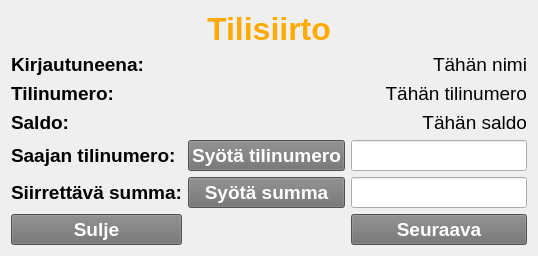
     <widget class="QWidget" name="transferPage">
      <layout class="QVBoxLayout" name="verticalLayout_6">
       <item>
        <layout class="QGridLayout" name="trfGridLayout">
         <item row="4" column="0">
          <widget class="QLabel" name="trfHeaderLabel5">
           <property name="font">
            <font>
             <pointsize>14</pointsize>
             <weight>75</weight>
             <bold>true</bold>
            </font>
           </property>
           <property name="text">
            <string>Saajan tilinumero:</string>
           </property>
          </widget>
         </item>
         <item row="5" column="0">
          <widget class="QLabel" name="trfHeaderLabel6">
           <property name="font">
            <font>
             <pointsize>14</pointsize>
             <weight>75</weight>
             <bold>true</bold>
            </font>
           </property>
           <property name="text">
            <string>Siirrettävä summa:</string>
           </property>
          </widget>
         </item>
         <item row="0" column="0" colspan="3">
          <widget class="QLabel" name="trfHeaderLabel">
           <property name="font">
            <font>
             <pointsize>24</pointsize>
             <weight>75</weight>
             <bold>true</bold>
            </font>
           </property>
           <property name="styleSheet">
            <string notr="true">color: rgb(255, 170, 0);</string>
           </property>
           <property name="text">
            <string>Tilisiirto</string>
           </property>
           <property name="alignment">
            <set>Qt::AlignCenter</set>
           </property>
          </widget>
         </item>
         <item row="7" column="0">
          <widget class="QPushButton" name="trfCloseButton">
           <property name="sizePolicy">
            <sizepolicy hsizetype="Preferred" vsizetype="Preferred">
             <horstretch>0</horstretch>
             <verstretch>0</verstretch>
            </sizepolicy>
           </property>
           <property name="font">
            <font>
             <pointsize>14</pointsize>
             <weight>75</weight>
             <bold>true</bold>
            </font>
           </property>
           <property name="styleSheet">
            <string notr="true">background-color: rgb(112, 112, 112);
color: rgb(255, 255, 255);</string>
           </property>
           <property name="text">
            <string>Sulje</string>
           </property>
          </widget>
         </item>
         <item row="7" column="2">
          <widget class="QPushButton" name="trfNextButton">
           <property name="sizePolicy">
            <sizepolicy hsizetype="Preferred" vsizetype="Preferred">
             <horstretch>0</horstretch>
             <verstretch>0</verstretch>
            </sizepolicy>
           </property>
           <property name="font">
            <font>
             <pointsize>14</pointsize>
             <weight>75</weight>
             <bold>true</bold>
            </font>
           </property>
           <property name="styleSheet">
            <string notr="true">background-color: rgb(112, 112, 112);
color: rgb(255, 255, 255);</string>
           </property>
           <property name="text">
            <string>Seuraava</string>
           </property>
          </widget>
         </item>
         <item row="3" column="0">
          <widget class="QLabel" name="trfHeaderLabel4">
           <property name="font">
            <font>
             <pointsize>14</pointsize>
             <weight>75</weight>
             <bold>true</bold>
            </font>
           </property>
           <property name="text">
            <string>Saldo:</string>
           </property>
          </widget>
         </item>
         <item row="3" column="1" colspan="2">
          <widget class="QLabel" name="trfBalanceLabel">
           <property name="font">
            <font>
             <pointsize>14</pointsize>
            </font>
           </property>
           <property name="text">
            <string>Tähän saldo</string>
           </property>
           <property name="alignment">
            <set>Qt::AlignRight|Qt::AlignTrailing|Qt::AlignVCenter</set>
           </property>
          </widget>
         </item>
         <item row="2" column="0">
          <widget class="QLabel" name="trfHeaderLabel3">
           <property name="font">
            <font>
             <pointsize>14</pointsize>
             <weight>75</weight>
             <bold>true</bold>
            </font>
           </property>
           <property name="text">
            <string>Tilinumero:</string>
           </property>
          </widget>
         </item>
         <item row="2" column="1" colspan="2">
          <widget class="QLabel" name="trfAccountNumLabel">
           <property name="font">
            <font>
             <pointsize>14</pointsize>
            </font>
           </property>
           <property name="text">
            <string>Tähän tilinumero</string>
           </property>
           <property name="alignment">
            <set>Qt::AlignRight|Qt::AlignTrailing|Qt::AlignVCenter</set>
           </property>
          </widget>
         </item>
         <item row="1" column="0">
          <widget class="QLabel" name="trfHeaderLabel2">
           <property name="font">
            <font>
             <pointsize>14</pointsize>
             <weight>75</weight>
             <bold>true</bold>
            </font>
           </property>
           <property name="text">
            <string>Kirjautuneena:</string>
           </property>
           <property name="alignment">
            <set>Qt::AlignLeading|Qt::AlignLeft|Qt::AlignVCenter</set>
           </property>
          </widget>
         </item>
         <item row="1" column="1" colspan="2">
          <widget class="QLabel" name="trfNameLabel">
           <property name="font">
            <font>
             <pointsize>14</pointsize>
            </font>
           </property>
           <property name="text">
            <string>Tähän nimi</string>
           </property>
           <property name="alignment">
            <set>Qt::AlignRight|Qt::AlignTrailing|Qt::AlignVCenter</set>
           </property>
          </widget>
         </item>
         <item row="4" column="1">
          <widget class="QPushButton" name="trfAddAccNumButton">
           <property name="sizePolicy">
            <sizepolicy hsizetype="Preferred" vsizetype="Preferred">
             <horstretch>0</horstretch>
             <verstretch>0</verstretch>
            </sizepolicy>
           </property>
           <property name="font">
            <font>
             <pointsize>14</pointsize>
             <weight>75</weight>
             <bold>true</bold>
            </font>
           </property>
           <property name="styleSheet">
            <string notr="true">background-color: rgb(112, 112, 112);
color: rgb(255, 255, 255);</string>
           </property>
           <property name="text">
            <string>Syötä tilinumero</string>
           </property>
          </widget>
         </item>
         <item row="5" column="1">
          <widget class="QPushButton" name="trfAddAmountButton">
           <property name="sizePolicy">
            <sizepolicy hsizetype="Preferred" vsizetype="Preferred">
             <horstretch>0</horstretch>
             <verstretch>0</verstretch>
            </sizepolicy>
           </property>
           <property name="font">
            <font>
             <pointsize>14</pointsize>
             <weight>75</weight>
             <bold>true</bold>
            </font>
           </property>
           <property name="styleSheet">
            <string notr="true">background-color: rgb(112, 112, 112);
color: rgb(255, 255, 255);</string>
           </property>
           <property name="text">
            <string>Syötä summa</string>
           </property>
          </widget>
         </item>
         <item row="4" column="2">
          <widget class="QLineEdit" name="trfAccNumLineEdit">
           <property name="sizePolicy">
            <sizepolicy hsizetype="Preferred" vsizetype="Preferred">
             <horstretch>0</horstretch>
             <verstretch>0</verstretch>
            </sizepolicy>
           </property>
           <property name="font">
            <font>
             <pointsize>14</pointsize>
            </font>
           </property>
           <property name="styleSheet">
            <string notr="true">color: rgb(255, 255, 255);</string>
           </property>
           <property name="frame">
            <bool>true</bool>
           </property>
          </widget>
         </item>
         <item row="5" column="2">
          <widget class="QLineEdit" name="trfAmountLineEdit">
           <property name="sizePolicy">
            <sizepolicy hsizetype="Preferred" vsizetype="Preferred">
             <horstretch>0</horstretch>
             <verstretch>0</verstretch>
            </sizepolicy>
           </property>
           <property name="font">
            <font>
             <pointsize>14</pointsize>
            </font>
           </property>
           <property name="styleSheet">
            <string notr="true">color: rgb(255, 255, 255);</string>
           </property>
          </widget>
         </item>
        </layout>
       </item>
      </layout>
     </widget>
